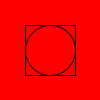
Frame 1 (no input)
Frame 60 (the mouse pressed at the canvas centre just before this capture): identical to frame 1, image omitted
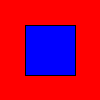
Frame 120 (the mouse held since frame 60 and released just before this capture)

The Processing sketch that drew these frames (run headless with seeded random() and noise(); from frame 60 on, the mouse is pressed at the canvas centre):

// Processing sketch: cool_2
// ── cool_2.pde
void setup()
{
  background(255, 0, 0);
}
void draw()

{

  if (mousePressed)
  {
    fill(0, 0, 255);
    rect(25, 25, 50, 50);
  } else
  {
    fill(255, 0, 0);
    rect(25, 25, 50, 50);
    fill(255, 0, 0);
    ellipse(50, 50, 50, 50);
  }
}
